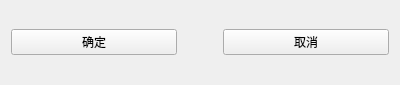
<?xml version="1.0" encoding="UTF-8"?>
<ui version="4.0">
 <class>NctiDCM3Assembly</class>
 <widget class="QWidget" name="NctiDCM3Assembly">
  <property name="geometry">
   <rect>
    <x>0</x>
    <y>0</y>
    <width>400</width>
    <height>85</height>
   </rect>
  </property>
  <property name="windowTitle">
   <string>Form</string>
  </property>
  <layout class="QVBoxLayout" name="verticalLayout_2">
   <item>
    <layout class="QVBoxLayout" name="contentLayout"/>
   </item>
   <item>
    <layout class="QHBoxLayout" name="horizontalLayout_3">
     <property name="sizeConstraint">
      <enum>QLayout::SetMinimumSize</enum>
     </property>
     <item>
      <widget class="QPushButton" name="pushButton_OK">
       <property name="text">
        <string>确定</string>
       </property>
      </widget>
     </item>
     <item>
      <spacer name="horizontalSpacer">
       <property name="orientation">
        <enum>Qt::Horizontal</enum>
       </property>
       <property name="sizeType">
        <enum>QSizePolicy::Fixed</enum>
       </property>
       <property name="sizeHint" stdset="0">
        <size>
         <width>40</width>
         <height>20</height>
        </size>
       </property>
      </spacer>
     </item>
     <item>
      <widget class="QPushButton" name="pushButton_Cancel">
       <property name="text">
        <string>取消</string>
       </property>
      </widget>
     </item>
    </layout>
   </item>
  </layout>
 </widget>
 <resources/>
 <connections/>
</ui>
